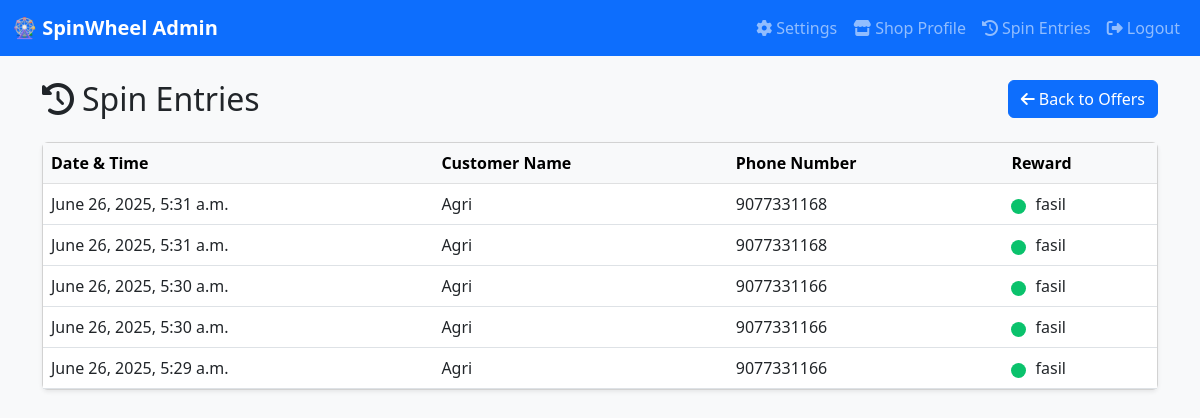
The app's page /spin-entries/ (signed in) with its own data.
### spinwheelapp/models.py (models this page shows, shortened)
class SpinEntry(models.Model):
    name = models.CharField(max_length=100)
    phone = models.CharField(max_length=15)
    offer = models.ForeignKey(Offer, on_delete=models.CASCADE)
    shop = models.ForeignKey(ShopProfile, on_delete=models.CASCADE)
    timestamp = models.DateTimeField(auto_now_add=True)

class Offer(models.Model):
    shop = models.ForeignKey(ShopProfile, on_delete=models.CASCADE)
    name = models.CharField(max_length=100)
    color = models.CharField(max_length=7, default="#ffffff")
    percentage = models.FloatField(help_text="Probability percentage (e.g., 25.0)")

### spinwheelapp/views.py (the view)
# urls.py: path('spin-entries/', views.spin_entries, name='spin_entries'),
@login_required
def spin_entries(request):
    try:
        shop = request.user.shopprofile
    except ShopProfile.DoesNotExist:
        return redirect('offer_list')
    entries = SpinEntry.objects.filter(shop=shop).order_by('-timestamp')
    return render(request, 'spin_entries.html', {'entries': entries})

### spinwheelapp/templates/spin_entries.html (shortened to what this page needs)
<!DOCTYPE html>
<html lang="en">
<head>
    <link href="https://cdn.jsdelivr.net/npm/bootstrap@5.3.0/dist/css/bootstrap.min.css" rel="stylesheet">
</head>
<body>
<nav class="navbar navbar-expand-lg navbar-dark bg-primary">
  <div class="container-fluid">
    <a class="navbar-brand" href="{% url 'offer_list' %}">🎡 SpinWheel Admin</a>
    <div class="collapse navbar-collapse" id="navbarContent">
      <ul class="navbar-nav ms-auto">
        <li class="nav-item">
          <a class="nav-link" href="{% url 'settings' %}">
            <i class="fas fa-cog me-1"></i>Settings
          </a>
        </li>
        <li class="nav-item">
          <a class="nav-link" href="{% url 'update_shop_profile' %}">
            <i class="fas fa-store me-1"></i>Shop Profile
          </a>
        </li>
        <li class="nav-item">
          <a class="nav-link" href="{% url 'spin_entries' %}">
            <i class="fas fa-history me-1"></i>Spin Entries
          </a>
        </li>
        <li class="nav-item">
          <a class="nav-link" href="{% url 'logout' %}">
            <i class="fas fa-sign-out-alt me-1"></i>Logout
          </a>
        </li>
      </ul>
    </div>
  </div>
</nav>
<div class="container mt-4">
    <div class="d-flex justify-content-between align-items-center mb-4">
        <h2 class="mb-0"><i class="fas fa-history me-2"></i>Spin Entries</h2>
        <a class="btn btn-primary" href="{% url 'offer_list' %}">
            <i class="fas fa-arrow-left me-1"></i>Back to Offers
        </a>
    </div>
    <div class="card shadow-sm">
        <div class="card-body p-0">
            {% if entries %}
            <div class="table-responsive">
                <table class="table table-hover mb-0">
                    <thead class="table-light">
                        <tr>
                            <th>Date & Time</th>
                            <th>Customer Name</th>
                            <th>Phone Number</th>
                            <th>Reward</th>
                        </tr>
                    </thead>
                    <tbody>
                        {% for entry in entries %}
                        <tr>
                            <td>{{ entry.timestamp }}</td>
                            <td>{{ entry.name }}</td>
                            <td>{{ entry.phone }}</td>
                            <td>
                                <span class="offer-color" style="background-color:{{ entry.offer.color }}"></span>
                                {{ entry.offer.name }}
                            </td>
                        </tr>
                        {% endfor %}
                    </tbody>
                </table>
            </div>
            {% else %}
            <div class="text-center py-4">
                <i class="fas fa-history fa-3x text-muted mb-3"></i>
                <p class="text-muted">No spin entries yet. When customers spin your wheel, their entries will appear here.</p>
            </div>
            {% endif %}
        </div>
    </div>
</div>
</body>
</html>

### spinwheelapp/templates/spin_entries.html (style rules this page uses)
body { background-color: #f8f9fa; font-family: 'Segoe UI', Tahoma, Geneva, Verdana, sans-serif; }
.navbar-brand { font-weight: 600; }
.offer-color { display: inline-block; width: 15px; height: 15px; border-radius: 50%; margin-right: 5px; vertical-align: middle; }

### records on screen
SpinEntry: timestamp "June 26, 2025, 5:31 a.m.", name "Agri", phone "9077331168", offer.name "fasil"
SpinEntry: timestamp "June 26, 2025, 5:31 a.m.", name "Agri", phone "9077331168", offer.name "fasil"
SpinEntry: timestamp "June 26, 2025, 5:30 a.m.", name "Agri", phone "9077331166", offer.name "fasil"
SpinEntry: timestamp "June 26, 2025, 5:30 a.m.", name "Agri", phone "9077331166", offer.name "fasil"
SpinEntry: timestamp "June 26, 2025, 5:29 a.m.", name "Agri", phone "9077331166", offer.name "fasil"
